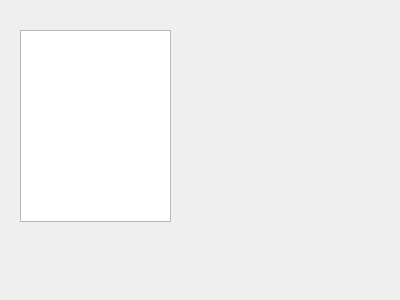
<?xml version="1.0" encoding="UTF-8"?>
<ui version="4.0">
 <class>FormLayer</class>
 <widget class="QDialog" name="FormLayer">
  <property name="geometry">
   <rect>
    <x>0</x>
    <y>0</y>
    <width>400</width>
    <height>300</height>
   </rect>
  </property>
  <property name="windowTitle">
   <string>Dialog</string>
  </property>
  <widget class="QListWidget" name="listWidget">
   <property name="geometry">
    <rect>
     <x>20</x>
     <y>30</y>
     <width>151</width>
     <height>192</height>
    </rect>
   </property>
  </widget>
 </widget>
 <resources/>
 <connections/>
</ui>
